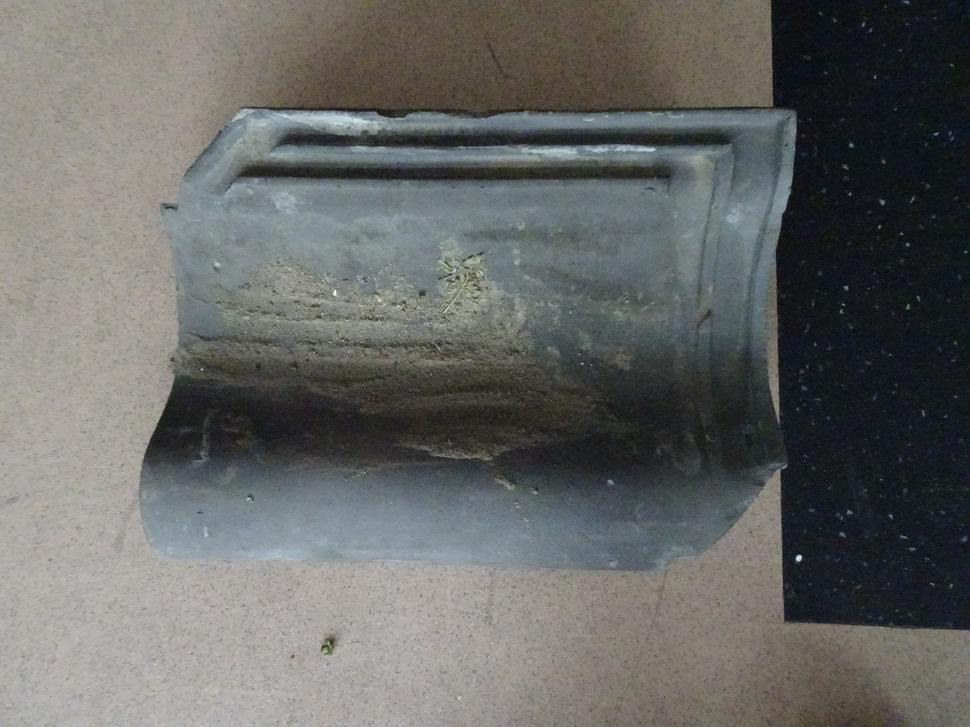
#> input picture code/data_analysis/dataset_mini/d0000_b_blw_g_OVH/d0000_b_blw_g_OVH (1).png, 970 x 727 px, shrunk from 1224 x 918 before the run; its folder holds only this picture in this run
$ python clahe_converter.py
#> lines starting #> are read from the running program, lines starting #| are printed output that depends on the picture
import os
import cv2
import matplotlib.pyplot as plt
import numpy as np
import random

def apply_clahe(img):
    # Convert the image to LAB color space
    lab = cv2.cvtColor(img, cv2.COLOR_BGR2LAB)

    # Split the LAB image into channels
    l, a, b = cv2.split(lab)

    # Apply CLAHE to the L-channel
    clahe = cv2.createCLAHE(clipLimit=2.0, tileGridSize=(8, 8))
    cl = clahe.apply(l)

    # Merge the CLAHE-enhanced L-channel with the original A and B channels
    limg = cv2.merge((cl, a, b))

    # Convert the LAB image back to BGR color space
    clahe_img = cv2.cvtColor(limg, cv2.COLOR_LAB2BGR)

    return clahe_img

# [59 lines left out: functions plot_all_images_with_histogram, convert_images_to_clahe, not called in this run]


def get_images_in_folder(folder_path):
    image_files = []
    for root, dirs, files in os.walk(folder_path):
        for file in files:
            if file.lower().endswith('.png'):
                input_path = os.path.join(root, file)
                img = cv2.imread(input_path)
#> img is the input picture: shape (727, 970, 3); mean B, G, R 101.6, 103.7, 102.7
                image_files.append(img)
    return image_files

if __name__ == "__main__":
    folder_path = "code\data_analysis\dataset\dataset\side_top\d0000_b_blw_g_OVH"

    imgs = get_images_in_folder(folder_path)
#> imgs = 1 item
    processed_imgs = [apply_clahe(img) for img in imgs]
#> in apply_clahe, `l, a, b = cv2.split(lab)`:
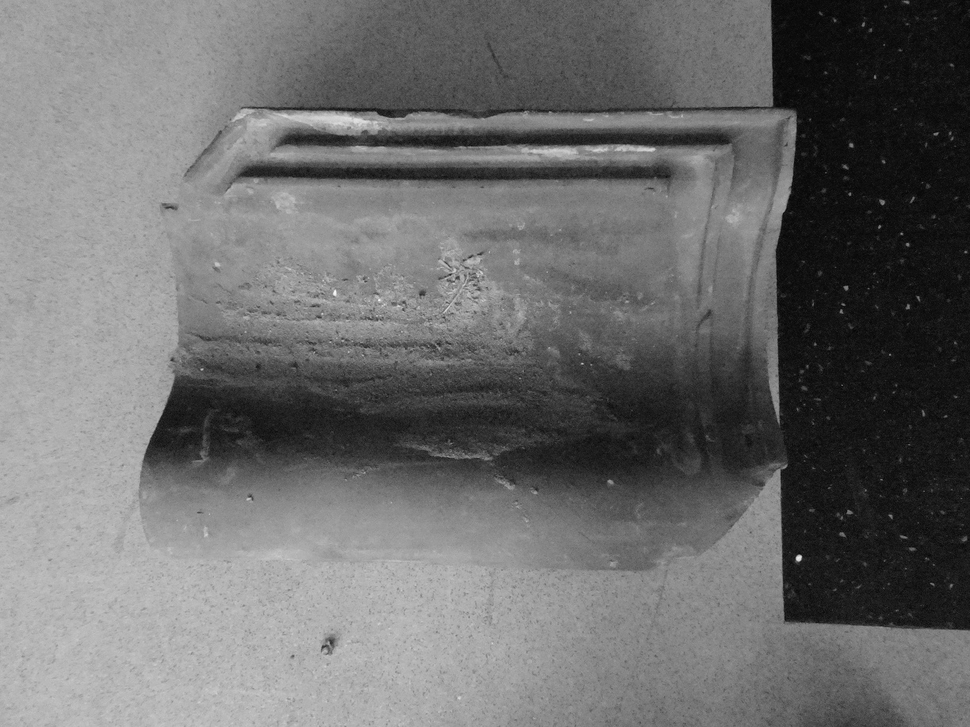
#> l: shape (727, 970); min 3, max 250, mean 109
#> in apply_clahe, `l, a, b = cv2.split(lab)`:
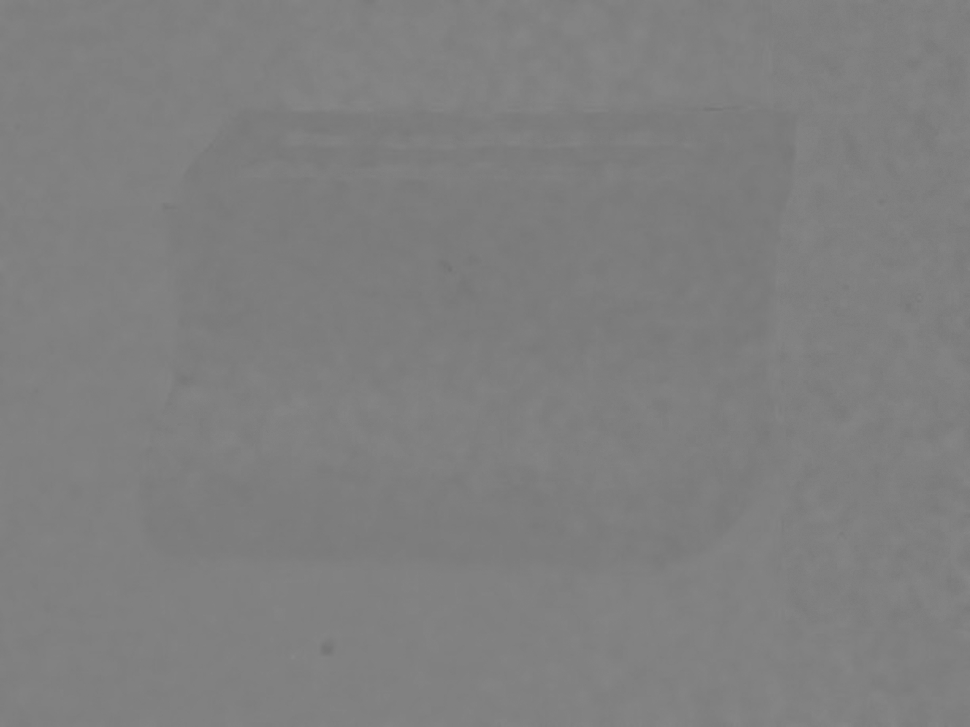
#> a: shape (727, 970); min 114, max 136, mean 127.3
#> in apply_clahe, `cl = clahe.apply(l)`:
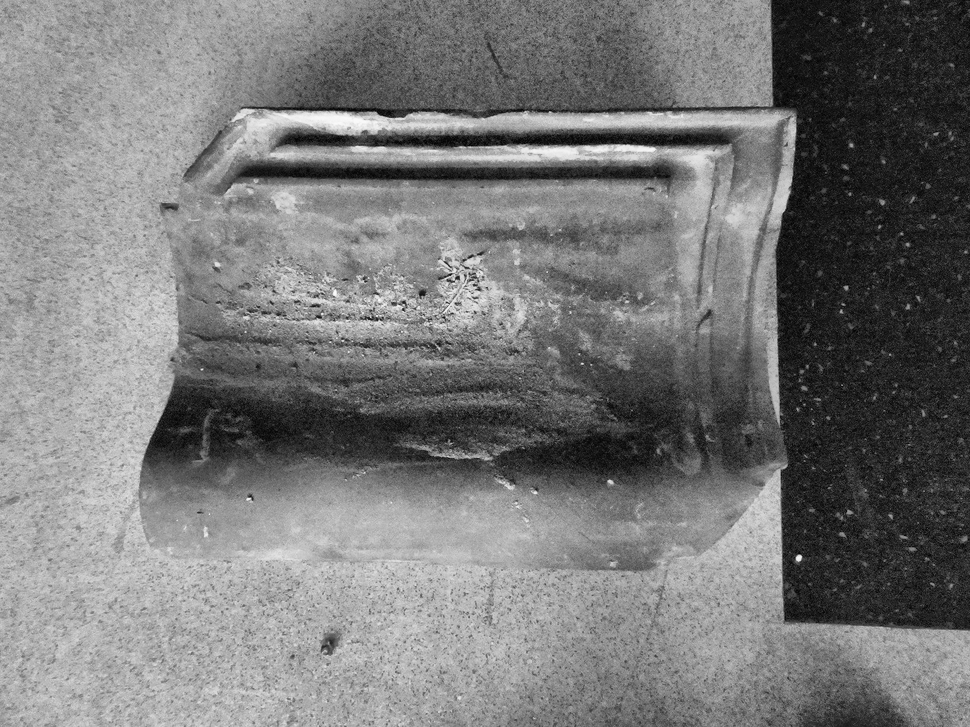
#> cl: shape (727, 970); min 2, max 253, mean 120.5
#> in apply_clahe, `clahe_img = cv2.cvtColor(limg, cv2.COLOR_LAB2BGR)`:
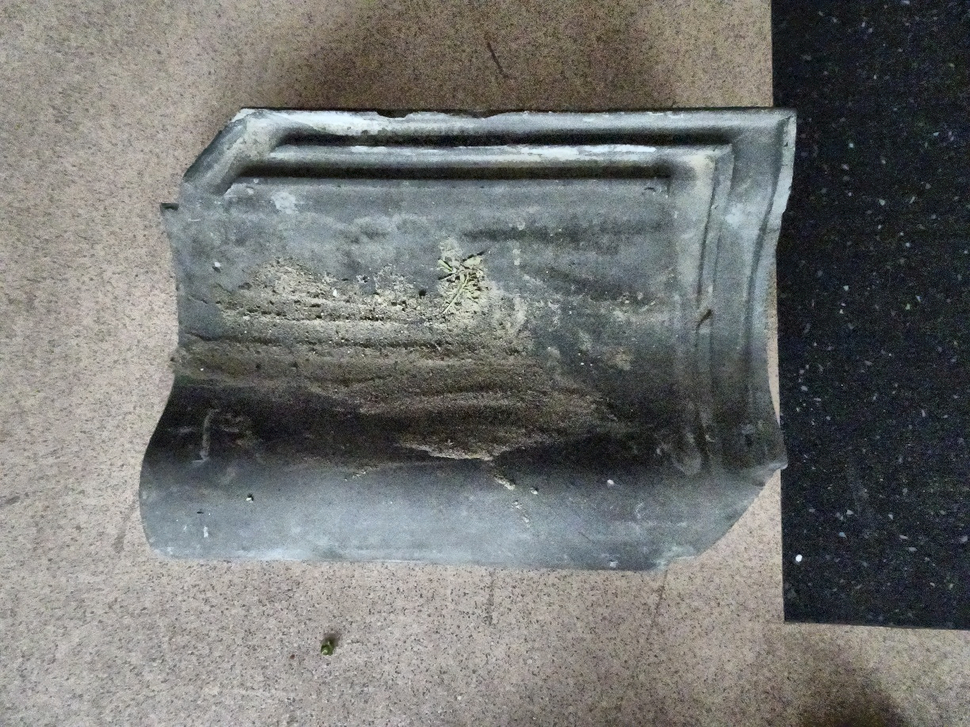
#> clahe_img: shape (727, 970, 3); mean B, G, R 112.7, 115, 113.9
#> processed_imgs = 1 item
    # plot_all_images_with_histogram(imgs, processed_imgs)

$ run again, on code/data_analysis/dataset_mini/d0000_b_blw_g_OVH/d0000_b_blw_g_OVH (5).png
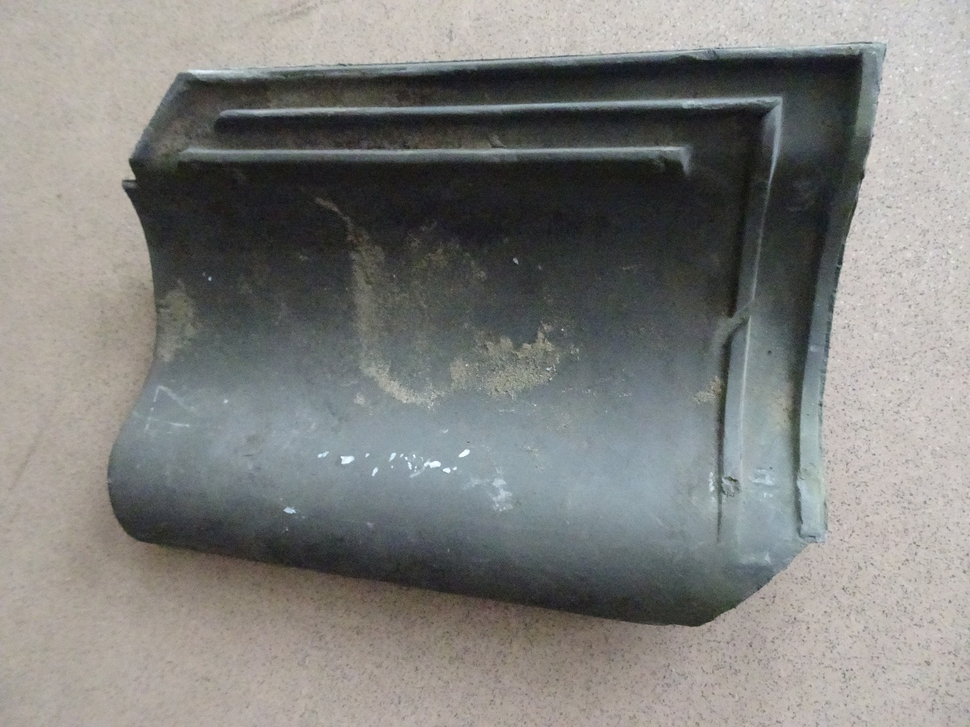
#> input picture code/data_analysis/dataset_mini/d0000_b_blw_g_OVH/d0000_b_blw_g_OVH (5).png, 970 x 727 px, shrunk from 1224 x 918 before the run
#> in get_images_in_folder, img is the input picture: shape (727, 970, 3); mean B, G, R 125.7, 128.5, 128.4
#> imgs = 1 item
#> lab: shape (727, 970, 3); mean of channels 0, 1, 2 134.5, 127.5, 129.5
#> in apply_clahe, `l, a, b = cv2.split(lab)`:
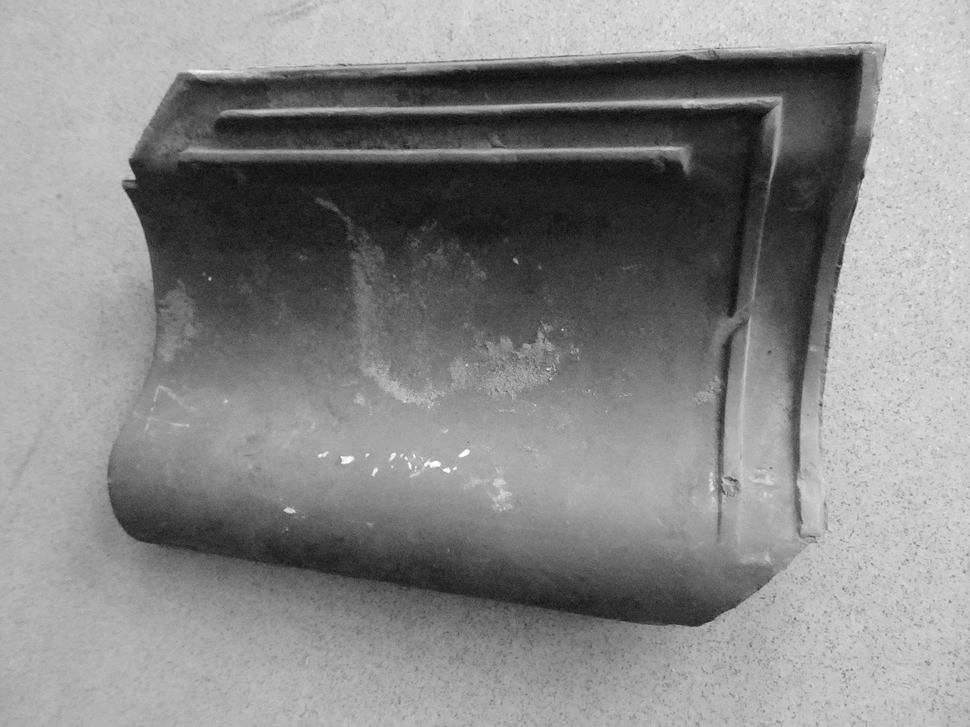
#> l: shape (727, 970); min 9, max 254, mean 134.5
#> limg: shape (727, 970, 3); mean of channels 0, 1, 2 142.4, 127.5, 129.5
#> in apply_clahe, `clahe_img = cv2.cvtColor(limg, cv2.COLOR_LAB2BGR)`:
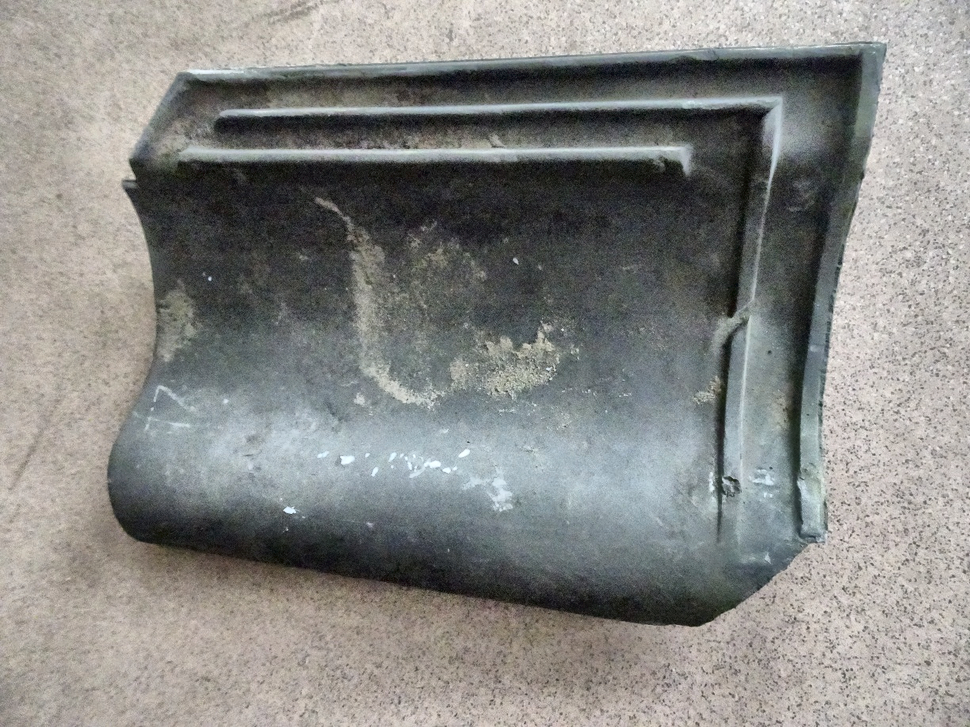
#> clahe_img: shape (727, 970, 3); mean B, G, R 133.5, 136.4, 136.3

$ run again, on code/data_analysis/dataset_mini/d0000_b_blw_g_OVH/d0000_b_blw_g_OVH (2).png
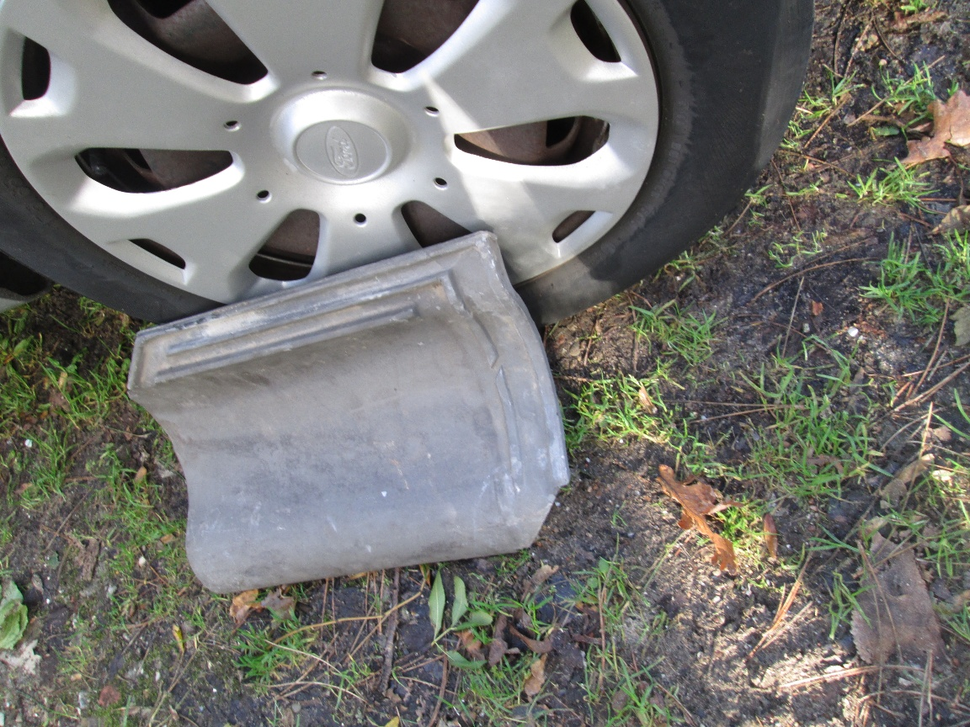
#> input picture code/data_analysis/dataset_mini/d0000_b_blw_g_OVH/d0000_b_blw_g_OVH (2).png, 970 x 727 px, shrunk from 1152 x 864 before the run
#> in get_images_in_folder, img is the input picture: shape (727, 970, 3); mean B, G, R 113, 117.5, 117.5
#> imgs = 1 item
#> lab: shape (727, 970, 3); mean of channels 0, 1, 2 124, 127.4, 130.6
#> in apply_clahe, `l, a, b = cv2.split(lab)`:
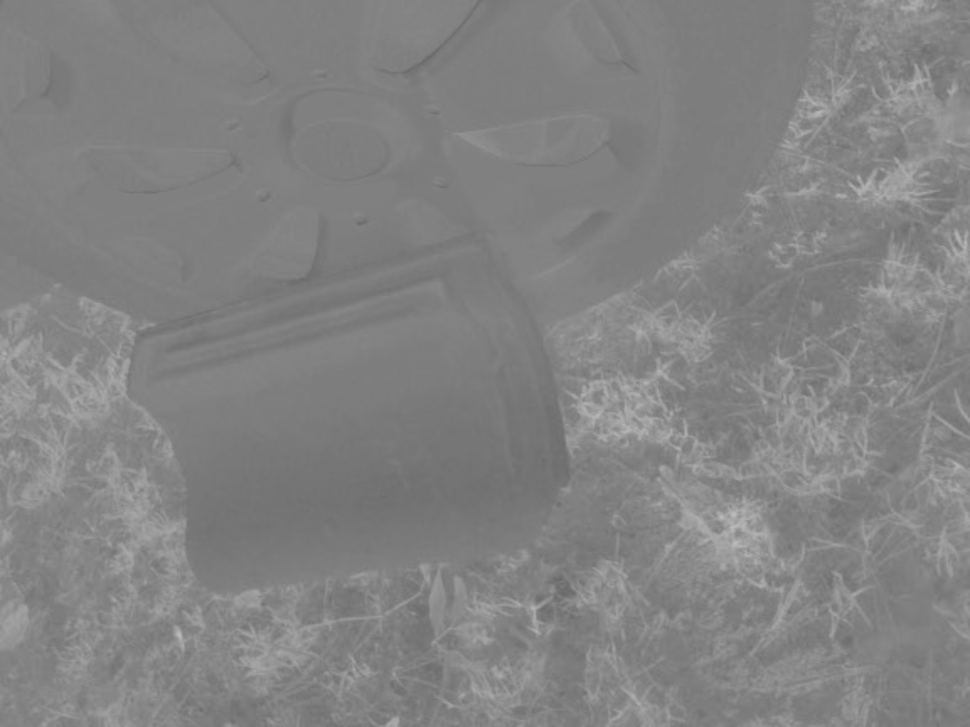
#> b: shape (727, 970); min 104, max 190, mean 130.6
#> limg: shape (727, 970, 3); mean of channels 0, 1, 2 129.2, 127.4, 130.6
#> in apply_clahe, `clahe_img = cv2.cvtColor(limg, cv2.COLOR_LAB2BGR)`:
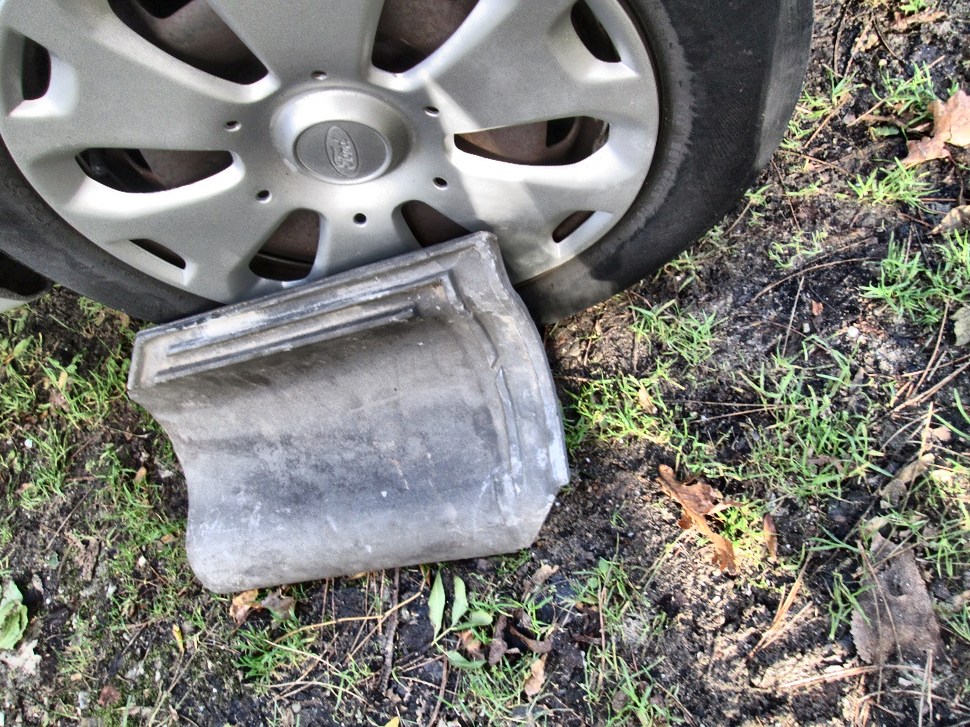
#> clahe_img: shape (727, 970, 3); mean B, G, R 118.8, 123.7, 123.6

$ run again, on code/data_analysis/dataset_mini/d0000_b_blw_g_OVH/d0000_b_blw_g_OVH (3).png
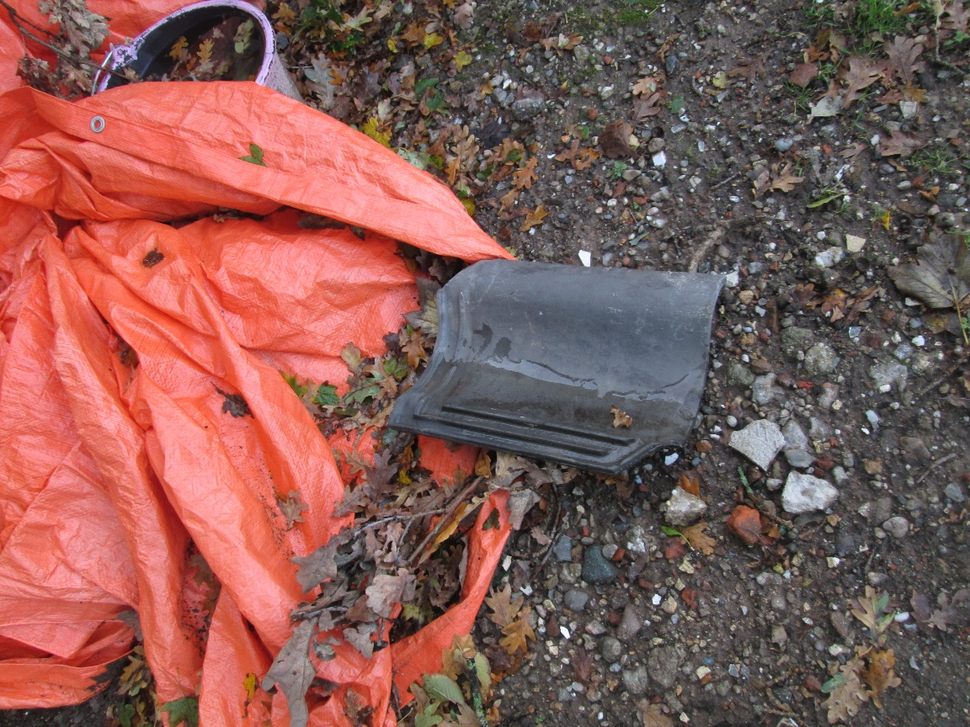
#> input picture code/data_analysis/dataset_mini/d0000_b_blw_g_OVH/d0000_b_blw_g_OVH (3).png, 970 x 727 px, shrunk from 1152 x 864 before the run
#> in get_images_in_folder, img is the input picture: shape (727, 970, 3); mean B, G, R 85.7, 90.9, 134.8
#> imgs = 1 item
#> lab: shape (727, 970, 3); mean of channels 0, 1, 2 111, 144.9, 139.3
#> in apply_clahe, `l, a, b = cv2.split(lab)`:
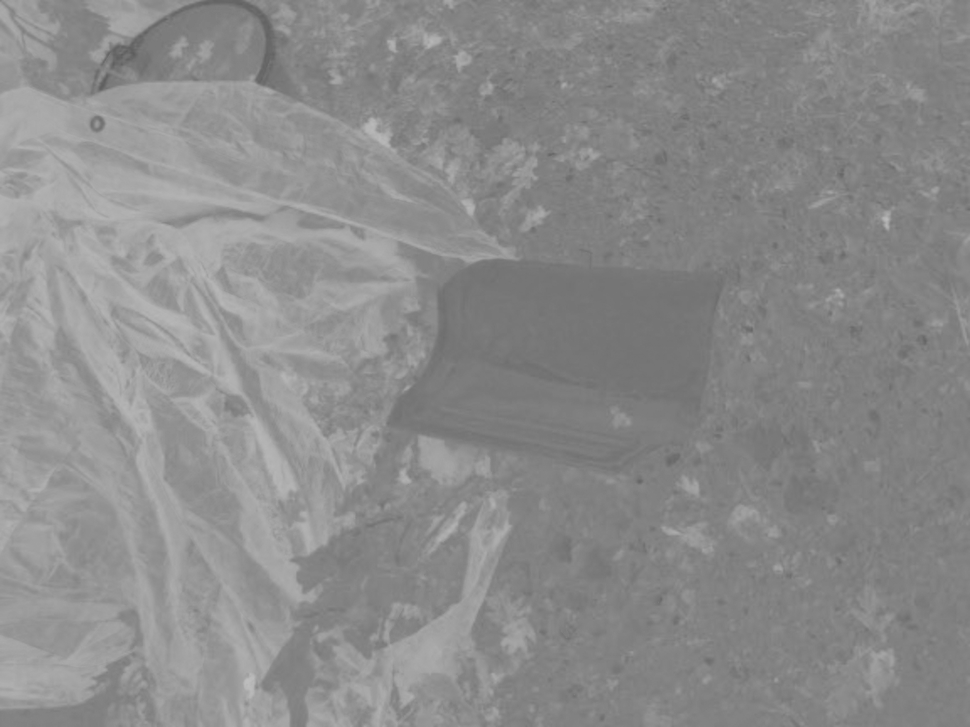
#> b: shape (727, 970); min 93, max 190, mean 139.3
#> limg: shape (727, 970, 3); mean of channels 0, 1, 2 127.1, 144.9, 139.3
#> in apply_clahe, `clahe_img = cv2.cvtColor(limg, cv2.COLOR_LAB2BGR)`:
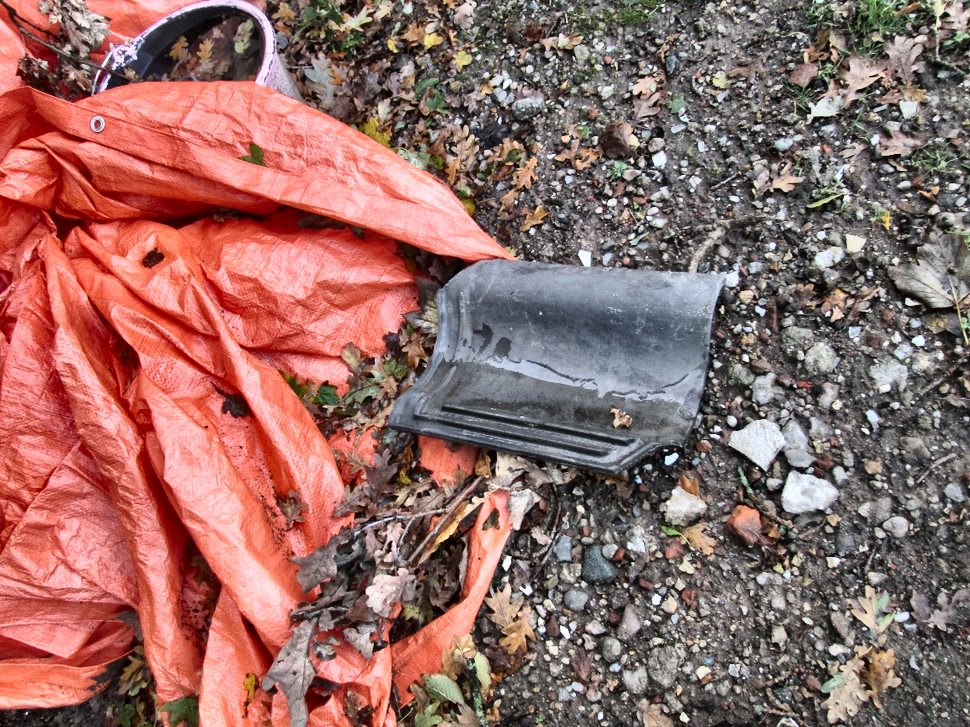
#> clahe_img: shape (727, 970, 3); mean B, G, R 102.5, 107.5, 148.6
